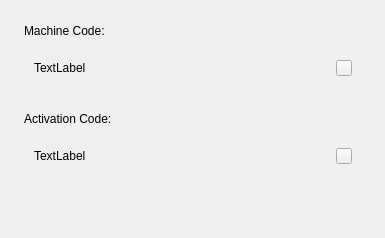
<?xml version="1.0" encoding="UTF-8"?>
<ui version="4.0">
 <class>LicenseInfoWidget</class>
 <widget class="QWidget" name="LicenseInfoWidget">
  <property name="geometry">
   <rect>
    <x>0</x>
    <y>0</y>
    <width>420</width>
    <height>277</height>
   </rect>
  </property>
  <property name="minimumSize">
   <size>
    <width>420</width>
    <height>277</height>
   </size>
  </property>
  <property name="windowTitle">
   <string>Form</string>
  </property>
  <layout class="QGridLayout" name="gridLayout">
   <property name="sizeConstraint">
    <enum>QLayout::SetFixedSize</enum>
   </property>
   <property name="leftMargin">
    <number>24</number>
   </property>
   <property name="topMargin">
    <number>24</number>
   </property>
   <property name="rightMargin">
    <number>0</number>
   </property>
   <property name="bottomMargin">
    <number>0</number>
   </property>
   <property name="horizontalSpacing">
    <number>0</number>
   </property>
   <property name="verticalSpacing">
    <number>24</number>
   </property>
   <item row="0" column="0">
    <layout class="QVBoxLayout" name="verticalLayout">
     <property name="spacing">
      <number>10</number>
     </property>
     <item>
      <widget class="QLabel" name="label_sys_mc">
       <property name="text">
        <string>Machine Code:</string>
       </property>
      </widget>
     </item>
     <item>
      <widget class="QWidget" name="widget_mc" native="true">
       <property name="minimumSize">
        <size>
         <width>338</width>
         <height>40</height>
        </size>
       </property>
       <layout class="QHBoxLayout" name="horizontalLayout">
        <property name="spacing">
         <number>0</number>
        </property>
        <property name="leftMargin">
         <number>10</number>
        </property>
        <property name="topMargin">
         <number>0</number>
        </property>
        <property name="rightMargin">
         <number>10</number>
        </property>
        <property name="bottomMargin">
         <number>0</number>
        </property>
        <item>
         <widget class="QLabel" name="label_mc">
          <property name="text">
           <string>TextLabel</string>
          </property>
         </widget>
        </item>
        <item>
         <spacer name="horizontalSpacer">
          <property name="orientation">
           <enum>Qt::Horizontal</enum>
          </property>
          <property name="sizeHint" stdset="0">
           <size>
            <width>40</width>
            <height>20</height>
           </size>
          </property>
         </spacer>
        </item>
        <item>
         <widget class="QPushButton" name="btn_qrcode_mc">
          <property name="minimumSize">
           <size>
            <width>16</width>
            <height>16</height>
           </size>
          </property>
          <property name="maximumSize">
           <size>
            <width>16</width>
            <height>16</height>
           </size>
          </property>
          <property name="styleSheet">
           <string notr="true">border-image:url(:/images/qrcode.svg)</string>
          </property>
          <property name="text">
           <string/>
          </property>
         </widget>
        </item>
       </layout>
      </widget>
     </item>
    </layout>
   </item>
   <item row="0" column="1">
    <spacer name="horizontalSpacer_4">
     <property name="orientation">
      <enum>Qt::Horizontal</enum>
     </property>
     <property name="sizeHint" stdset="0">
      <size>
       <width>23</width>
       <height>20</height>
      </size>
     </property>
    </spacer>
   </item>
   <item row="1" column="0">
    <layout class="QVBoxLayout" name="verticalLayout_2">
     <property name="spacing">
      <number>10</number>
     </property>
     <item>
      <widget class="QLabel" name="label_sys_lc">
       <property name="text">
        <string>Activation Code:</string>
       </property>
      </widget>
     </item>
     <item>
      <widget class="QWidget" name="widget_lc" native="true">
       <property name="minimumSize">
        <size>
         <width>338</width>
         <height>40</height>
        </size>
       </property>
       <property name="maximumSize">
        <size>
         <width>16777215</width>
         <height>40</height>
        </size>
       </property>
       <layout class="QHBoxLayout" name="horizontalLayout_2">
        <property name="spacing">
         <number>0</number>
        </property>
        <property name="leftMargin">
         <number>10</number>
        </property>
        <property name="topMargin">
         <number>0</number>
        </property>
        <property name="rightMargin">
         <number>10</number>
        </property>
        <property name="bottomMargin">
         <number>0</number>
        </property>
        <item>
         <widget class="QLabel" name="label_lc">
          <property name="text">
           <string>TextLabel</string>
          </property>
         </widget>
        </item>
        <item>
         <spacer name="horizontalSpacer_2">
          <property name="orientation">
           <enum>Qt::Horizontal</enum>
          </property>
          <property name="sizeHint" stdset="0">
           <size>
            <width>40</width>
            <height>20</height>
           </size>
          </property>
         </spacer>
        </item>
        <item>
         <widget class="QPushButton" name="btn_qrcode_lc">
          <property name="minimumSize">
           <size>
            <width>16</width>
            <height>16</height>
           </size>
          </property>
          <property name="maximumSize">
           <size>
            <width>16</width>
            <height>16</height>
           </size>
          </property>
          <property name="styleSheet">
           <string notr="true">border-image:url(:/images/qrcode.svg)</string>
          </property>
          <property name="text">
           <string/>
          </property>
         </widget>
        </item>
       </layout>
      </widget>
     </item>
    </layout>
   </item>
   <item row="1" column="1">
    <spacer name="horizontalSpacer_3">
     <property name="orientation">
      <enum>Qt::Horizontal</enum>
     </property>
     <property name="sizeHint" stdset="0">
      <size>
       <width>23</width>
       <height>20</height>
      </size>
     </property>
    </spacer>
   </item>
   <item row="2" column="0">
    <spacer name="verticalSpacer">
     <property name="orientation">
      <enum>Qt::Vertical</enum>
     </property>
     <property name="sizeHint" stdset="0">
      <size>
       <width>20</width>
       <height>62</height>
      </size>
     </property>
    </spacer>
   </item>
  </layout>
 </widget>
 <resources/>
 <connections/>
</ui>
